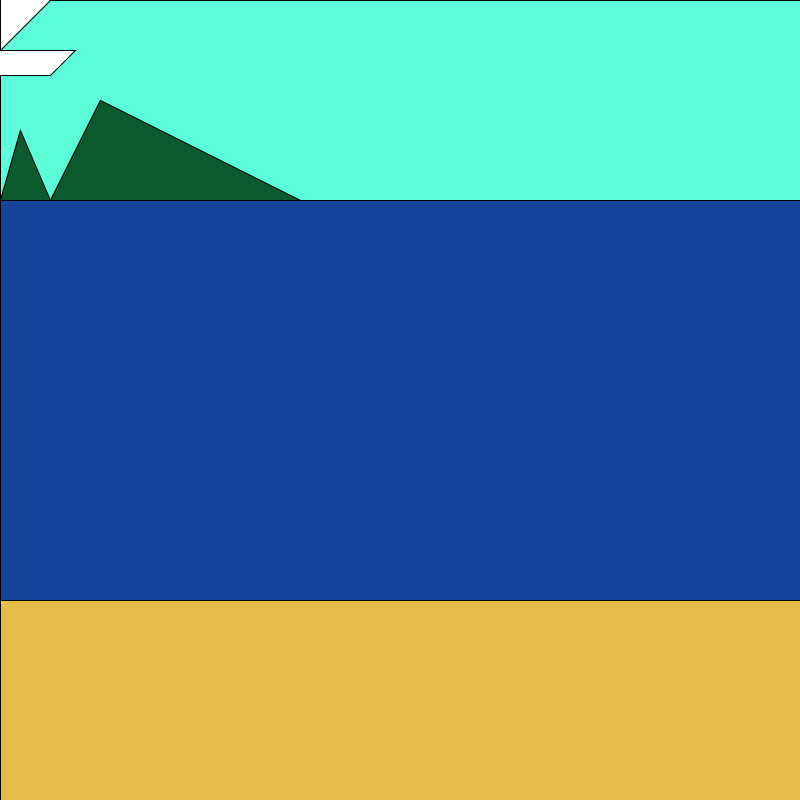
Frame 1 (no input)
Frame 60 (the mouse pressed at the canvas centre just before this capture): identical to frame 1, image omitted
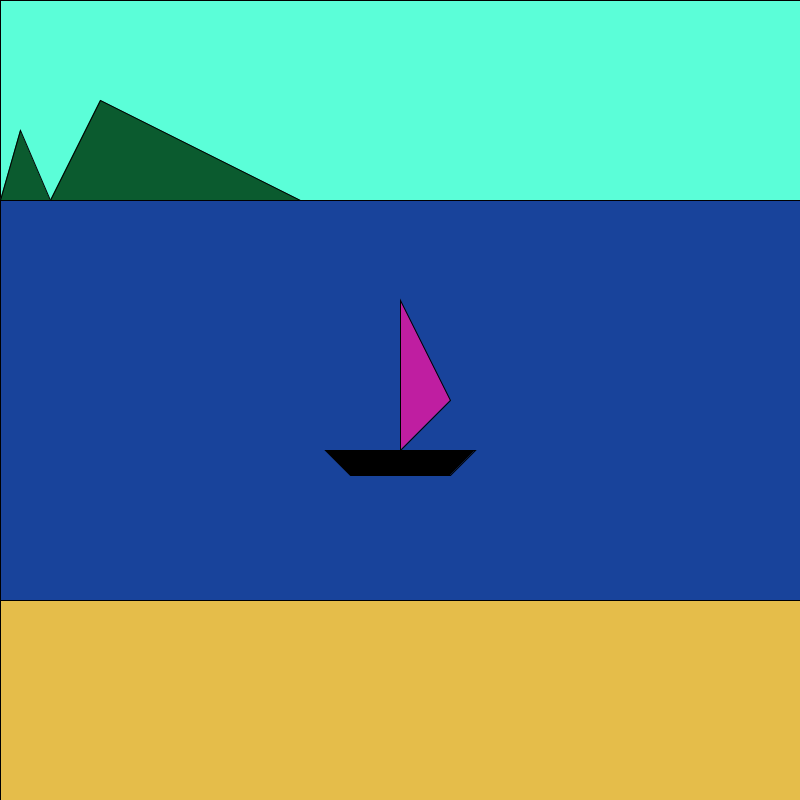
Frame 120 (the mouse held since frame 60 and released just before this capture)

The Processing sketch that drew these frames (run headless with seeded random() and noise(); from frame 60 on, the mouse is pressed at the canvas centre):

// Processing sketch: processing_155786
// ── processing_155786.pde

void setup(){
size(800,800);

}

void draw(){
  fill(91,254,216);
rect(0,0,800,200);
fill(24,67,155);
rect(0,200,800,400);
fill(11,91,47);
triangle(0,200,20,130,50,200);
triangle(50,200,100,100,300,200);

  if (mousePressed){
    fill(random(255),random(255),random(255));
    triangle(mouseX,mouseY-100,mouseX+50,mouseY,mouseX,mouseY+50);
    fill(0,0,0);
    quad(mouseX-75,mouseY+50,mouseX+75,mouseY+50,mouseX+50,mouseY+75,mouseX-50,mouseY+75);
  }else{
    fill(255,255,255);
    triangle(mouseX,mouseY-100,mouseX+50,mouseY,mouseX,mouseY+50);
    fill(255,255,255);
    quad(mouseX-75,mouseY+50,mouseX+75,mouseY+50,mouseX+50,mouseY+75,mouseX-50,mouseY+75);
  }
  fill(229,189,74);
rect(0,600,800,200);    
}
